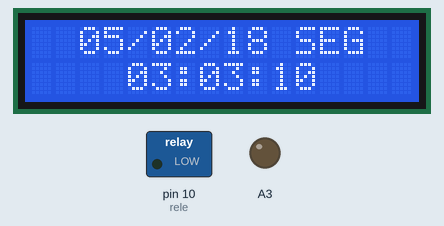
This sketch was run on a simulated Arduino Uno, built with avr-gcc and run on an emulated ATmega328P. Parts: 16×2 character LCD, switched loads named in the sketch (green lamp = pin HIGH), output pins drawn as LEDs (lit = HIGH). Wiring (inferred from the names in the program): DS1307 clock at I2C address 0x68. The local clock reads 2024-03-15 10:24:30 at power-on unless the sketch sets it.

Above: at 0.1 s.
At 4.1 s:
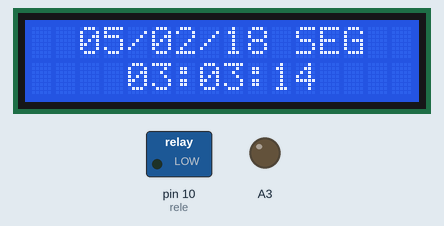
At 9.2 s:
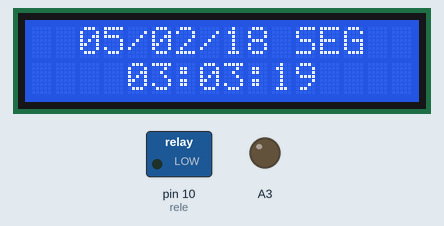
At 18.2 s:
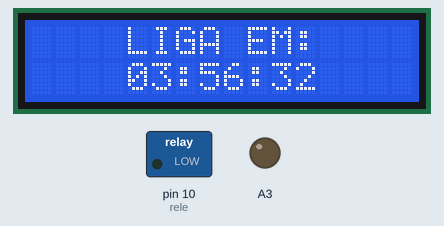
At 27.3 s:
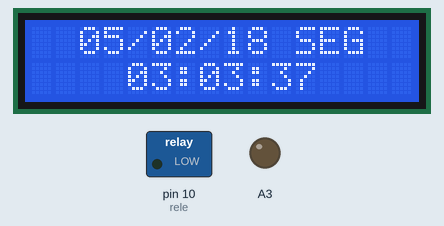
At 37.4 s:
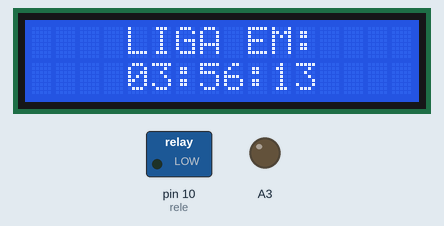

Measured:
- what the display in image 1 shows lasts 1.0 s, from 4.1 s to 5.1 s

The sketch:

mainCode.ino
```cpp
#include "Wire.h"
#include <LiquidCrystal.h>
#define DS1307_ADDRESS 0x68

LiquidCrystal lcd(12, 11, 5, 4, 3, 6);
byte zero = 0x00;
int rele = 10;
void setup()
{
  lcd.begin(16, 2);
  Wire.begin();
  pinMode(A3, OUTPUT);
  analogWrite(A3, 76);
  pinMode(rele, OUTPUT);
  Serial.begin(9600);
  //A linha abaixo pode ser retirada apos setar a data e hora
  SelecionaDataeHora();
}

void loop()
{
  int i;
  for (i = 0; i <= 14; i++) {
    lcd.clear();
    Mostrarelogio(0);
    delay(1000);
  }
  for (i = 0; i <= 3; i++) {
    lcd.clear();
    Mostrarelogio(1);
    delay(1000);
  }
}

void SelecionaDataeHora()   //Seta a data e a hora do DS1307
{
  byte segundos = 10; //Valores de 0 a 59
  byte minutos = 03; //Valores de 0 a 59
  byte horas = 03; //Valores de 0 a 23
  byte diadasemana = 1; //Valores de 0 a 6 - 0=Domingo, 1 = Segunda, etc.
  byte diadomes = 5; //Valores de 1 a 31
  byte mes = 2; //Valores de 1 a 12
  byte ano = 18; //Valores de 0 a 99
  Wire.beginTransmission(DS1307_ADDRESS);
  Wire.write(zero); //Stop no CI para que o mesmo possa receber os dados

  //As linhas abaixo escrevem no CI os valores de
  //data e hora que foram colocados nas variaveis acima
  Wire.write(ConverteParaBCD(segundos));
  Wire.write(ConverteParaBCD(minutos));
  Wire.write(ConverteParaBCD(horas));
  Wire.write(ConverteParaBCD(diadasemana));
  Wire.write(ConverteParaBCD(diadomes));
  Wire.write(ConverteParaBCD(mes));
  Wire.write(ConverteParaBCD(ano));
  Wire.write(zero); //Start no CI
  Wire.endTransmission();
}

byte ConverteParaBCD(byte val) { //Converte o número de decimal para BCD
  return ( (val / 10 * 16) + (val % 10) );
}

byte ConverteparaDecimal(byte val)  { //Converte de BCD para decimal
  return ( (val / 16 * 10) + (val % 16) );
}

void Mostrarelogio(int input)
{
  int secondsToON = 0, minutsToON = 0, hoursToON = 0, secondsToOFF = 0, minutsToOFF = 0, hoursToOFF = 0;
  Wire.beginTransmission(DS1307_ADDRESS);
  Wire.write(zero);
  Wire.endTransmission();
  Wire.requestFrom(DS1307_ADDRESS, 7);
  int segundos = ConverteparaDecimal(Wire.read());
  int minutos = ConverteparaDecimal(Wire.read());
  int horas = ConverteparaDecimal(Wire.read() & 0b111111);
  int diadasemana = ConverteparaDecimal(Wire.read());
  int diadomes = ConverteparaDecimal(Wire.read());
  int mes = ConverteparaDecimal(Wire.read());
  int ano = ConverteparaDecimal(Wire.read());
  //Mostra a data no Serial Monitor
  if (input == 0) {
    //lcd.print("Data:");
    lcd.setCursor(2, 0);
    if (diadomes < 10) {
      lcd.print("0");
      lcd.print(diadomes);
    }
    else lcd.print(diadomes);
    lcd.print("/");
    if (mes < 10) {
      lcd.print("0");
      lcd.print(mes);
    }
    else lcd.print(mes);
    lcd.print("/");
    lcd.print(ano);
    lcd.setCursor(4, 1);
    if (horas < 10) {
      lcd.print("0");
      lcd.print(horas);
    }
    else lcd.print(horas);
    lcd.print(":");
    if (minutos < 10) {
      lcd.print("0");
      lcd.print(minutos);
    }
    else lcd.print(minutos);
    lcd.print(":");
    if (segundos < 10) {
      lcd.print("0");
      lcd.print(segundos);
    }
    else lcd.print(segundos);

    lcd.setCursor(11, 0);
    switch (diadasemana)
    {
      case 0: lcd.println("DOM  ");
        break;
      case 1: lcd.println("SEG  ");
        break;
      case 2: lcd.println("TER  ");
        break;
      case 3: lcd.println("QUA  ");
        break;
      case 4: lcd.println("QUI  ");
        break;
      case 5: lcd.println("SEX  ");
        break;
      case 6: lcd.println("SAB  ");
    }
  } else {
    if (horas > 0 && horas < 7) {
      digitalWrite(rele, LOW);
      hoursToON = 6 - horas;
      minutsToON = 59 - minutos;
      secondsToON = 60 - segundos;
      lcd.setCursor(4, 0);
      lcd.print("LIGA EM:");
      lcd.setCursor(4, 1);
      if (hoursToON < 10) {
        lcd.print("0");
        lcd.print(hoursToON);
      }
      else lcd.print(hoursToON);
      lcd.print(":");
      if (minutsToON < 10) {
        lcd.print("0");
        lcd.print(minutsToON);
      }
      else lcd.print(minutsToON);
      lcd.print(":");
      if (secondsToON < 10) {
        lcd.print("0");
        lcd.print(secondsToON);
      }
      else lcd.print(secondsToON);
    }
    if (horas > 7 && horas < 18) {
      digitalWrite(rele, HIGH);
      hoursToOFF = 17 - horas;
      minutsToOFF = 59 - minutos;
      secondsToOFF = 60 - segundos;
      lcd.setCursor(1, 0);
      lcd.print("DESLIGAMENTO:");
      lcd.setCursor(4, 1);
      if (hoursToOFF < 10) {
        lcd.print("0");
        lcd.print(hoursToOFF);
      }
      else lcd.print(hoursToOFF);
      lcd.print(":");
      if (minutsToOFF < 10) {
        lcd.print("0");
        lcd.print(minutsToOFF);
      }
      else lcd.print(minutsToOFF);
      lcd.print(":");
      if (secondsToOFF < 10) {
        lcd.print("0");
        lcd.print(secondsToOFF);
      }
      else lcd.print(secondsToOFF);
    }
    if (horas > 18 && horas < 24) {
      digitalWrite(rele, LOW);
      hoursToON = (horas - 23) + 6;
      minutsToON = 59 - minutos;
      secondsToON = 60 - segundos;
      lcd.setCursor(4, 0);
      lcd.print("LIGA EM:");
      lcd.setCursor(4, 1);
      if (hoursToON < 10) {
        lcd.print("0");
        lcd.print(hoursToON);
      }
      else lcd.print(hoursToON);
      lcd.print(":");
      if (minutsToON < 10) {
        lcd.print("0");
        lcd.print(minutsToON);
      }
      else lcd.print(minutsToON);
      lcd.print(":");
      if (secondsToON < 10) {
        lcd.print("0");
        lcd.print(secondsToON);
      }
      else lcd.print(secondsToON);
    }
  }
}
```
